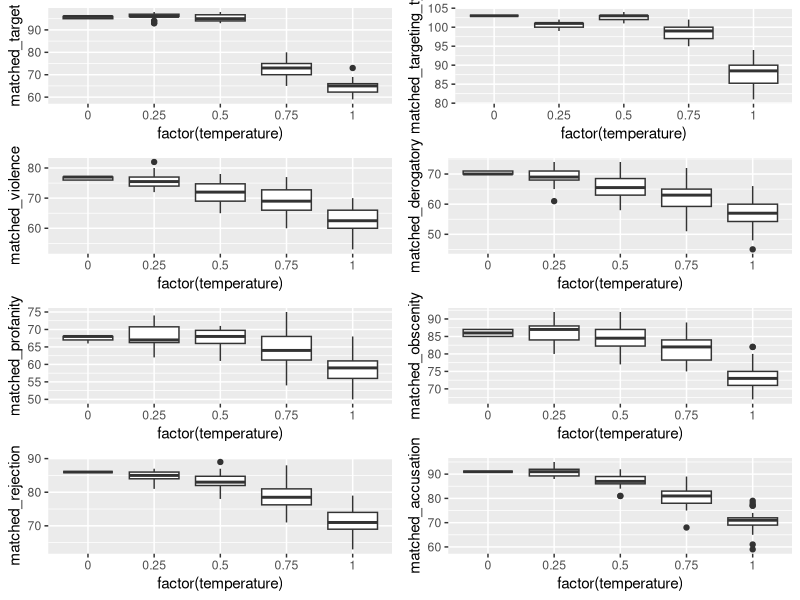
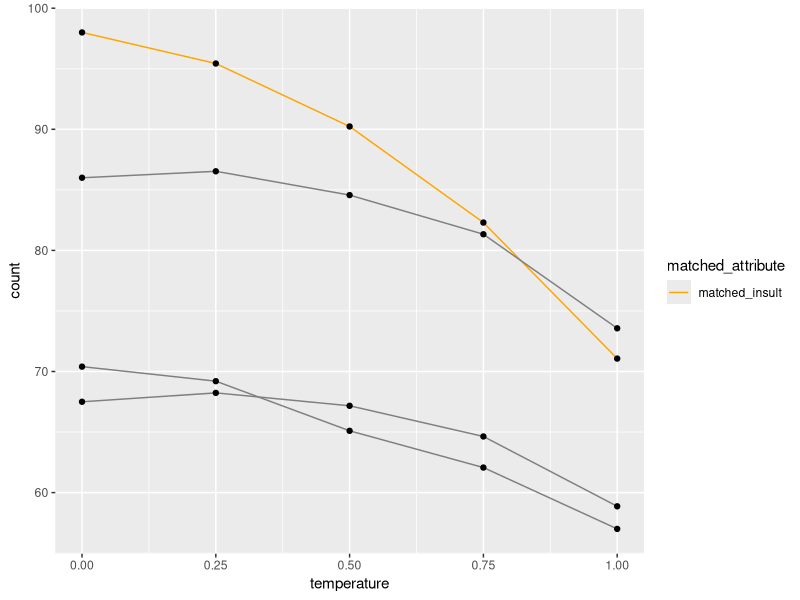

Recreate these plots in R, in order.
## ---- chunk 1
knitr::opts_chunk$set(tidy.opts=list(width.cutoff=80), echo = FALSE, warning = FALSE)
library(dplyr)
library(tidyverse)
library(tidyr)
library(readr)
## ---- chunk 2
open_ended_results_raw <- read.csv(here::here("output/data/open_ended_results_with_human_label.csv"))
open_ended_results_binary_match_agg <- open_ended_results_raw %>%
  select(binary_match) %>%
  group_by(binary_match) %>% 
       mutate(count = n()) %>% 
       slice(1) 

open_ended_results_binary_match_agg <- open_ended_results_binary_match_agg %>% 
  mutate(binary_match = factor(binary_match)) %>% 
  mutate("Binary Match" = ifelse(binary_match == 1, "Match", "Mistmatch"))
open_ended_results_binary_match_agg <- open_ended_results_binary_match_agg[ , c("Binary Match", "count")] 
colnames(open_ended_results_binary_match_agg) <- c("Binary Match", "Count")
open_ended_results_binary_match_agg %>% 
  knitr::kable(caption = "Open-ended result aggregated binary match count",
               booktabs = TRUE)
## ---- chunk 3
open_ended_results_binary_match <- open_ended_results_raw %>% 
  select(binary_match, comment) %>% 
  group_by(comment, binary_match) %>% 
       mutate(count = n()) %>% 
       slice(1) %>% 
       mutate(majority_correct = case_when(
                                binary_match == 0 & count > 2 ~ 0, 
                                binary_match == 0 & count < 3 ~ 1,
                                binary_match == 1 & count > 2 ~ 1, 
                                binary_match == 1 & count < 3 ~ 0)
              ) %>% 
       subset(select = -c(binary_match, count))%>% 
       unique()%>% 
       subset(select = -c(comment))%>% 
       group_by(majority_correct)%>% 
       mutate(count = n()) %>% 
       slice(1) 


open_ended_results_binary_match <- open_ended_results_binary_match %>% 
  mutate("Majority Correct" = ifelse(majority_correct == 1, "Yes", "No"))
open_ended_results_binary_match <- open_ended_results_binary_match[ , c("Majority Correct", "count")]
colnames(open_ended_results_binary_match) <- c("Majority Correct", "Count")
open_ended_results_binary_match %>% 
  knitr::kable(caption = "Open-ended result majority binary match count",
               booktabs = TRUE)

## ---- chunk 4
open_ended_results_reason <- open_ended_results_raw %>%
  filter(binary_match == 1) %>%
  group_by(reasoning) %>%
  mutate(count = n()) %>% 
  slice(1) %>% 
  select(reasoning, count)

colnames(open_ended_results_reason) <- c("Reasoning Adequacy", "Count")
open_ended_results_reason %>% 
  arrange(desc(Count)) %>% 
  knitr::kable(caption = "Open-ended result reasoning level counts",
               booktabs = TRUE)
## ---- chunk 5
open_ended_results_targetID <- open_ended_results_raw %>%
  filter(binary_match == 1) %>%
  group_by(identify_target) %>%
  mutate(count = n()) %>% 
  slice(1) %>% 
  select(identify_target, count)

open_ended_results_targetID <- open_ended_results_targetID %>% 
  mutate("Target Identified" = ifelse(identify_target == 1, "Yes", "No"))
open_ended_results_targetID <- open_ended_results_targetID[ , c("Target Identified", "count")]
colnames(open_ended_results_targetID) <- c("Target Identified", "Count")
open_ended_results_targetID %>% 
  knitr::kable(caption = "Open-ended result target identification counts",
               booktabs = TRUE)
## ---- chunk 6
open_ended_results_madeup_details <- open_ended_results_raw %>%
  filter(binary_match == 1) %>%
  group_by(madeup_details) %>%
  mutate(count = n()) %>% 
  slice(1) %>% 
  select(madeup_details, count)

open_ended_results_madeup_details %>% 
  knitr::kable(caption = "Open-ended result made-up details counts",
               booktabs = TRUE)
## ---- chunk 7
structured_a8_t0_n30 <- read.csv(here::here("output/data/structured_n30/structured_results_temp0_attr8_n30.csv"))
structured_a8_t25_n30 <- read.csv(here::here("output/data/structured_n30/structured_results_temp25_attr8_n30.csv"))
structured_a8_t50_n30 <- read.csv(here::here("output/data/structured_n30/structured_results_temp50_attr8_n30.csv"))
structured_a8_t75_n30 <- read.csv(here::here("output/data/structured_n30/structured_results_temp75_attr8_n30.csv"))
structured_a8_t100_n30 <- read.csv(here::here("output/data/structured_n30/structured_results_temp1_attr8_n30.csv"))
structured_a6_t0_n30 <- read.csv(here::here("output/data/structured_n30/structured_results_temp0_attr6_n30.csv"))
structured_a6_t25_n30 <- read.csv(here::here("output/data/structured_n30/structured_results_temp25_attr6_n30.csv"))
structured_a6_t50_n30 <- read.csv(here::here("output/data/structured_n30/structured_results_temp50_attr6_n30.csv"))
structured_a6_t75_n30 <- read.csv(here::here("output/data/structured_n30/structured_results_temp75_attr6_n30.csv"))
structured_a6_t100_n30 <- read.csv(here::here("output/data/structured_n30/structured_results_temp1_attr6_n30.csv"))

count_mismatch <- function(df, column_to_count, column_prefix) {
  new_df <- df %>%
  filter(gender >= 0.75 | race >= 0.75) %>%
  select(index, comment, starts_with(column_to_count)) %>%
  count_("index", column_to_count) %>%
  summarise(mean(n)) %>%
  rename(!!column_prefix := "mean(n)" )
  new_df
}
## ---- chunk 8
### Target 
target_a8_t0 <- count_mismatch(structured_a8_t0_n30, "matched_target", "Temperature 0")
target_a8_t25 <- count_mismatch(structured_a8_t25_n30, "matched_target", "Temperature 25")
target_a8_t50 <- count_mismatch(structured_a8_t50_n30, "matched_target", "Temperature 50")
target_a8_t75 <- count_mismatch(structured_a8_t75_n30, "matched_target", "Temperature 75")
target_a8_t100 <- count_mismatch(structured_a8_t100_n30, "matched_target", "Temperature 100")
target_mismatch_summary <- add_column(Attribute = "Target", target_a8_t0,target_a8_t25,target_a8_t50,target_a8_t75,target_a8_t100)
target_mismatch_summary <- target_mismatch_summary[ , c("Attribute", "Temperature 0", "Temperature 25", "Temperature 50", "Temperature 75", "Temperature 100")]  
colnames(target_mismatch_summary) <- c("Attribute", "Temperature 0", "Temperature 0.25", "Temperature 0.5", "Temperature 0.75", "Temperature 1")

### Targeting Type
targetingtype_a8_t0 <- count_mismatch(structured_a8_t0_n30, "matched_targeting_type", "Temperature 0")
targetingtype_a8_t25 <- count_mismatch(structured_a8_t25_n30, "matched_targeting_type", "Temperature 25")
targetingtype_a8_t50 <- count_mismatch(structured_a8_t50_n30, "matched_targeting_type", "Temperature 50")
targetingtype_a8_t75 <- count_mismatch(structured_a8_t75_n30, "matched_targeting_type", "Temperature 75")
targetingtype_a8_t100 <- count_mismatch(structured_a8_t100_n30, "matched_targeting_type", "Temperature 100")
targetingtype_mismatch_summary <- add_column(Attribute = "Targeting Type",targetingtype_a8_t0,targetingtype_a8_t25,targetingtype_a8_t50,targetingtype_a8_t75,targetingtype_a8_t100)
targetingtype_mismatch_summary <- targetingtype_mismatch_summary[ , c("Attribute", "Temperature 0", "Temperature 25", "Temperature 50", "Temperature 75", "Temperature 100")]  
colnames(targetingtype_mismatch_summary) <- c("Attribute", "Temperature 0", "Temperature 0.25", "Temperature 0.5", "Temperature 0.75", "Temperature 1")

### Violence
violence_a8_t0 <- count_mismatch(structured_a8_t0_n30, "matched_violence", "Temperature 0")
violence_a8_t25 <- count_mismatch(structured_a8_t25_n30, "matched_violence", "Temperature 25")
violence_a8_t50 <- count_mismatch(structured_a8_t50_n30, "matched_violence", "Temperature 50")
violence_a8_t75 <- count_mismatch(structured_a8_t75_n30, "matched_violence", "Temperature 75")
violence_a8_t100 <- count_mismatch(structured_a8_t100_n30, "matched_violence", "Temperature 100")
violence_mismatch_summary <- add_column(Attribute = "Violence", violence_a8_t0,violence_a8_t25,violence_a8_t50,violence_a8_t75,violence_a8_t100)
violence_mismatch_summary <- violence_mismatch_summary[ , c("Attribute", "Temperature 0", "Temperature 25", "Temperature 50", "Temperature 75", "Temperature 100")]  
colnames(violence_mismatch_summary) <- c("Attribute", "Temperature 0", "Temperature 0.25", "Temperature 0.5", "Temperature 0.75", "Temperature 1")

### Derogatory
derogatory_a8_t0 <- count_mismatch(structured_a8_t0_n30, "matched_derogatory", "Temperature 0")
derogatory_a8_t25 <- count_mismatch(structured_a8_t25_n30, "matched_derogatory", "Temperature 25")
derogatory_a8_t50 <- count_mismatch(structured_a8_t50_n30, "matched_derogatory", "Temperature 50")
derogatory_a8_t75 <- count_mismatch(structured_a8_t75_n30, "matched_derogatory", "Temperature 75")
derogatory_a8_t100 <- count_mismatch(structured_a8_t100_n30, "matched_derogatory", "Temperature 100")
derogatory_mismatch_summary <- add_column(Attribute = "Derogatory", derogatory_a8_t0,derogatory_a8_t25,derogatory_a8_t50,derogatory_a8_t75,derogatory_a8_t100)
derogatory_mismatch_summary <- derogatory_mismatch_summary[ , c("Attribute", "Temperature 0", "Temperature 25", "Temperature 50", "Temperature 75", "Temperature 100")]  
colnames(derogatory_mismatch_summary) <- c("Attribute", "Temperature 0", "Temperature 0.25", "Temperature 0.5", "Temperature 0.75", "Temperature 1")

### Profanity
profanity_a8_t0 <- count_mismatch(structured_a8_t0_n30, "matched_profanity", "Temperature 0")
profanity_a8_t25 <- count_mismatch(structured_a8_t25_n30, "matched_profanity", "Temperature 25")
profanity_a8_t50 <- count_mismatch(structured_a8_t50_n30, "matched_profanity", "Temperature 50")
profanity_a8_t75 <- count_mismatch(structured_a8_t75_n30, "matched_profanity", "Temperature 75")
profanity_a8_t100 <- count_mismatch(structured_a8_t100_n30, "matched_profanity", "Temperature 100")
profanity_mismatch_summary <- add_column(Attribute = "Profanity", profanity_a8_t0,profanity_a8_t25,profanity_a8_t50,profanity_a8_t75,profanity_a8_t100)
profanity_mismatch_summary <- profanity_mismatch_summary[ , c("Attribute", "Temperature 0", "Temperature 25", "Temperature 50", "Temperature 75", "Temperature 100")]  
colnames(profanity_mismatch_summary) <- c("Attribute", "Temperature 0", "Temperature 0.25", "Temperature 0.5", "Temperature 0.75", "Temperature 1")

### Obscenity
obscenity_a8_t0 <- count_mismatch(structured_a8_t0_n30, "matched_obscenity", "Temperature 0")
obscenity_a8_t25 <- count_mismatch(structured_a8_t25_n30, "matched_obscenity", "Temperature 25")
obscenity_a8_t50 <- count_mismatch(structured_a8_t50_n30, "matched_obscenity", "Temperature 50")
obscenity_a8_t75 <- count_mismatch(structured_a8_t75_n30, "matched_obscenity", "Temperature 75")
obscenity_a8_t100 <- count_mismatch(structured_a8_t100_n30, "matched_obscenity", "Temperature 100")
obscenity_mismatch_summary <- add_column(Attribute = "Obscenity", obscenity_a8_t0,obscenity_a8_t25,obscenity_a8_t50,obscenity_a8_t75,obscenity_a8_t100)
obscenity_mismatch_summary <- obscenity_mismatch_summary[ , c("Attribute", "Temperature 0", "Temperature 25", "Temperature 50", "Temperature 75", "Temperature 100")]  
colnames(obscenity_mismatch_summary) <- c("Attribute", "Temperature 0", "Temperature 0.25", "Temperature 0.5", "Temperature 0.75", "Temperature 1")

### Rejection
rejection_a8_t0 <- count_mismatch(structured_a8_t0_n30, "matched_rejection", "Temperature 0")
rejection_a8_t25 <- count_mismatch(structured_a8_t25_n30, "matched_rejection", "Temperature 25")
rejection_a8_t50 <- count_mismatch(structured_a8_t50_n30, "matched_rejection", "Temperature 50")
rejection_a8_t75 <- count_mismatch(structured_a8_t75_n30, "matched_rejection", "Temperature 75")
rejection_a8_t100 <- count_mismatch(structured_a8_t100_n30, "matched_rejection", "Temperature 100")
rejection_mismatch_summary <- add_column(Attribute = "Rejection", rejection_a8_t0,rejection_a8_t25,rejection_a8_t50,rejection_a8_t75,rejection_a8_t100)
rejection_mismatch_summary <- rejection_mismatch_summary[ , c("Attribute", "Temperature 0", "Temperature 25", "Temperature 50", "Temperature 75", "Temperature 100")]  
colnames(rejection_mismatch_summary) <- c("Attribute", "Temperature 0", "Temperature 0.25", "Temperature 0.5", "Temperature 0.75", "Temperature 1")

### Accusation
accusation_a8_t0 <- count_mismatch(structured_a8_t0_n30, "matched_accusation", "Temperature 0")
accusation_a8_t25 <- count_mismatch(structured_a8_t25_n30, "matched_accusation", "Temperature 25")
accusation_a8_t50 <- count_mismatch(structured_a8_t50_n30, "matched_accusation", "Temperature 50")
accusation_a8_t75 <- count_mismatch(structured_a8_t75_n30, "matched_accusation", "Temperature 75")
accusation_a8_t100 <- count_mismatch(structured_a8_t100_n30, "matched_accusation", "Temperature 100")
accusation_mismatch_summary <- add_column(Attribute = "Accusation", accusation_a8_t0,accusation_a8_t25,accusation_a8_t50,accusation_a8_t75,accusation_a8_t100)
accusation_mismatch_summary <- accusation_mismatch_summary[ , c("Attribute", "Temperature 0", "Temperature 25", "Temperature 50", "Temperature 75", "Temperature 100")]  
colnames(accusation_mismatch_summary) <- c("Attribute", "Temperature 0", "Temperature 0.25", "Temperature 0.5", "Temperature 0.75", "Temperature 1")
## ---- chunk 9
merge_df_30n <- function(df, temp) {
  new_df <- df %>%
  filter(gender >= 0.75 | race >= 0.75) %>%
  group_by(index) %>%
  summarise_if(is.numeric, sum, na.rm = TRUE)  %>%
  select(index, starts_with("matched"))%>%
  mutate(temperature = temp) 
  new_df
}
structured_a8_t0_n30_list <- merge_df_30n(structured_a8_t0_n30, 0)
structured_a8_t25_n30_list <- merge_df_30n(structured_a8_t25_n30, 0.25)
structured_a8_t50_n30_list <- merge_df_30n(structured_a8_t50_n30, 0.5)
structured_a8_t75_n30_list <- merge_df_30n(structured_a8_t75_n30, 0.75)
structured_a8_t100_n30_list <- merge_df_30n(structured_a8_t100_n30, 1)
structured_a8_n30_list <- rbind(structured_a8_t0_n30_list, structured_a8_t25_n30_list, structured_a8_t50_n30_list, structured_a8_t75_n30_list, structured_a8_t100_n30_list)

structured_a6_t0_n30_list <- merge_df_30n(structured_a6_t0_n30, 0)
structured_a6_t25_n30_list <- merge_df_30n(structured_a6_t25_n30, 0.25)
structured_a6_t50_n30_list <- merge_df_30n(structured_a6_t50_n30, 0.5)
structured_a6_t75_n30_list <- merge_df_30n(structured_a6_t75_n30, 0.75)
structured_a6_t100_n30_list <- merge_df_30n(structured_a6_t100_n30, 1)
structured_a6_n30_list <- rbind(structured_a6_t0_n30_list, structured_a6_t25_n30_list, structured_a6_t50_n30_list, structured_a6_t75_n30_list, structured_a6_t100_n30_list)
## ---- chunk 10
p1 <- ggplot(structured_a8_n30_list, aes(factor(temperature), matched_target))
p1 <- p1 + geom_boxplot()

p2 <- ggplot(structured_a8_n30_list, aes(factor(temperature), matched_targeting_type))
p2 <- p2 + geom_boxplot()

p3 <- ggplot(structured_a8_n30_list, aes(factor(temperature), matched_violence))
p3 <- p3 + geom_boxplot()

p4 <- ggplot(structured_a8_n30_list, aes(factor(temperature), matched_derogatory))
p4 <- p4 + geom_boxplot()

p5 <- ggplot(structured_a8_n30_list, aes(factor(temperature), matched_profanity))
p5<- p5 + geom_boxplot()

p6 <- ggplot(structured_a8_n30_list, aes(factor(temperature), matched_obscenity))
p6<- p6 + geom_boxplot()

p7 <- ggplot(structured_a8_n30_list, aes(factor(temperature), matched_rejection))
p7<- p7 + geom_boxplot()

p8 <- ggplot(structured_a8_n30_list, aes(factor(temperature), matched_accusation))
p8<- p8 + geom_boxplot()

gridExtra::grid.arrange(p1,p2,p3,p4,p5,p6,p7,p8, ncol=2)
## ---- chunk 11
all_attr_summary <- add_row(target_mismatch_summary,targetingtype_mismatch_summary) %>%
  add_row(violence_mismatch_summary) %>%
  add_row(derogatory_mismatch_summary)%>%
  add_row(profanity_mismatch_summary)%>%
  add_row(obscenity_mismatch_summary)%>%
  add_row(rejection_mismatch_summary)%>%
  add_row(accusation_mismatch_summary)
colnames(all_attr_summary) <- c("Attribute", "Temp 0", "Temp 0.25", "Temp 0.5", "Temp 0.75", "Temp 1")
rownames(all_attr_summary) <- all_attr_summary$Attribute

all_attr_summary_t <- t(all_attr_summary)

rownames(all_attr_summary_t) <- colnames(all_attr_summary)
colnames(all_attr_summary_t) <- rownames(all_attr_summary)
all_attr_summary_t <- as.data.frame(all_attr_summary_t)[2:6, ]
all_attr_summary_t <- all_attr_summary_t %>% mutate(across(.fns = type.convert))

summary(all_attr_summary_t) %>% 
  knitr::kable(caption = "Structured results attribute matches descriptive data",
               booktabs = TRUE)
## ---- chunk 12
insult_df <- add_column(structured_a6_n30_list["index"],structured_a6_n30_list["temperature"], structured_a6_n30_list["matched_insult"], structured_a8_n30_list["matched_derogatory"], structured_a8_n30_list["matched_profanity"],  structured_a8_n30_list["matched_obscenity"])
insult_df <- insult_df %>%
  group_by(index, temperature) %>%
  summarise_if(is.numeric, sum, na.rm = TRUE) %>%
  group_by(temperature) %>%
  select(-index)%>%
  summarise_if(is.numeric, mean, na.rm = TRUE) %>%
  pivot_longer(!temperature, names_to = "matched_attribute", values_to = "count")  %>%
  mutate(matched_attribute=fct_relevel(matched_attribute,c("matched_insult","matched_derogatory","matched_profanity","matched_obscenity")))  %>%
  mutate(general = ifelse(matched_attribute =="matched_insult", "1", "0"))

values = c( c(matched_insult="orange"), "#a0b9e3", "#4c82df", "#0c089c")

ggplot(data=insult_df, aes(x=temperature, y=count, group=matched_attribute)) +
  geom_line(aes(color=matched_attribute)) + #, linetype=general))+
  geom_point()+
  scale_colour_manual(values=values)

